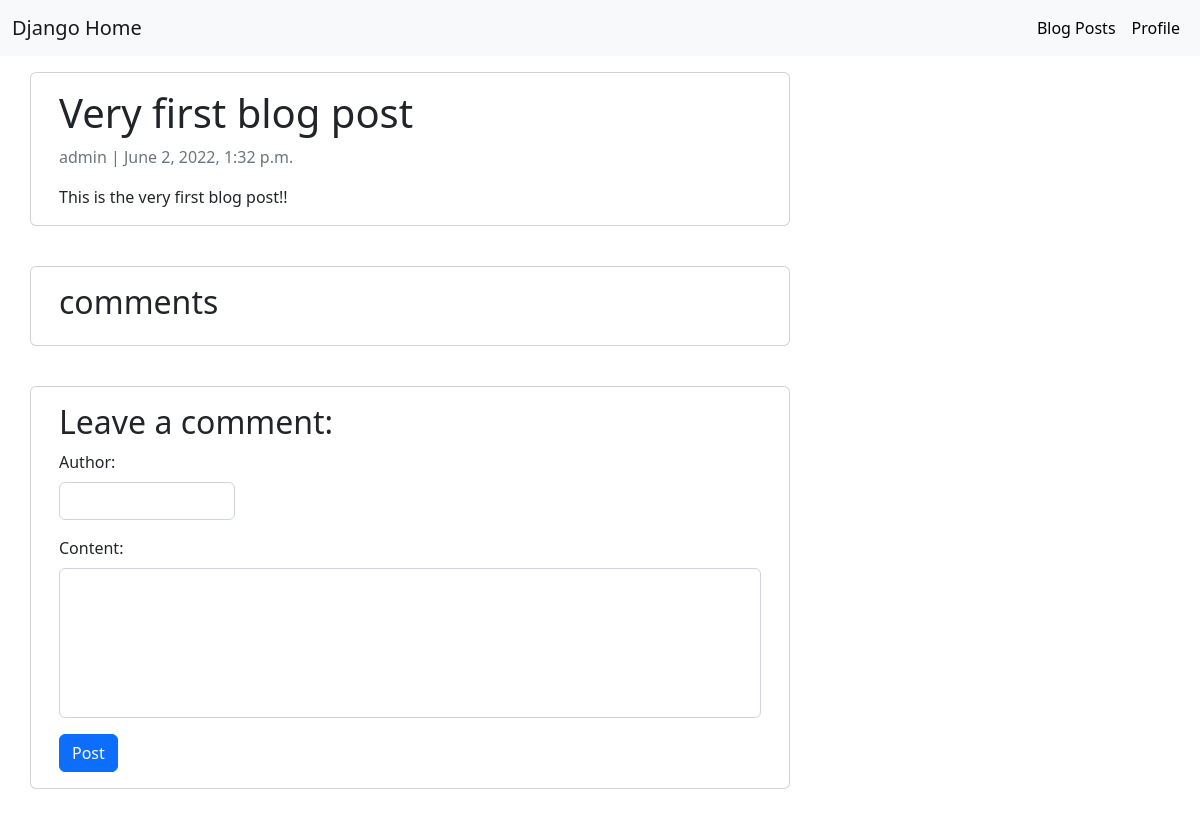
Screenshot of /Very-first-blog-post/ with the database file from the repository.
### blog/models.py (models this page shows, shortened)
class BlogPost(models.Model):
    title = models.CharField(max_length=200, unique=True)
    slug = models.SlugField(max_length=200, unique=True)
    author = models.ForeignKey(User, on_delete=models.CASCADE, related_name="blogposts")
    created_on = models.DateTimeField(auto_now=True)
    content = models.TextField()
    files = models.FileField(upload_to=None, max_length=200, null=True)
    updated_on = models.DateTimeField(auto_now=True)
    class Meta:
        ordering = ['-created_on']

### blog/views.py (the view)
# urls.py: path('<slug:slug>/', views.BlogPostDetail.as_view(), name='blogpost_detail'),
class BlogPostDetail(generic.DetailView):
    model = BlogPost
    template_name = 'blogpost_detail.html'

### templates/blogpost_detail.html (shortened to what this page needs)
{% extends 'index.html' %} {% block content %}
<div class="container">
  <div class="row">
    <div class="col-md-8 card mb-4  mt-3 left  top">
      <div class="card-body">
        <h1>{% block title %} {{ object.title }} {% endblock title %}</h1>
        <p class=" text-muted">{{ blogpost.author }} | {{ blogpost.created_on }}</p>
        <p class="card-text ">{{ object.content | safe }}</p>
      </div>
    </div>
     <div class="col-md-8 card mb-4  mt-3 ">
      <div class="card-body">
        <h2>{{ comments.count }} comments</h2>
      </div>
    </div>
    <div class="col-md-8 card mb-4  mt-3 ">
      <div class="card-body">
        <h2>Leave a comment:</h2>
        <form>
              <div class="mb-3">
                <label for="title" class="form-label">Author:</label>
                <input type="text" class="form-control w-25" id="title" >
              </div>
              <div class="mb-3">
                <label for="content" class="form-label">Content:</label>
                <input type="text" class="form-control" style="height: 150px" id="content">
              </div>
              <button type="submit" class="btn btn-primary">Post</button>
            </form>
      </div>
    </div>
  </div>
</div>
{% endblock content %}

### rows the page displays
BlogPost: title "Very first blog post", author "admin", created_on "June 2, 2022, 1:32 p.m.", content "This is the very first blog post!!"
